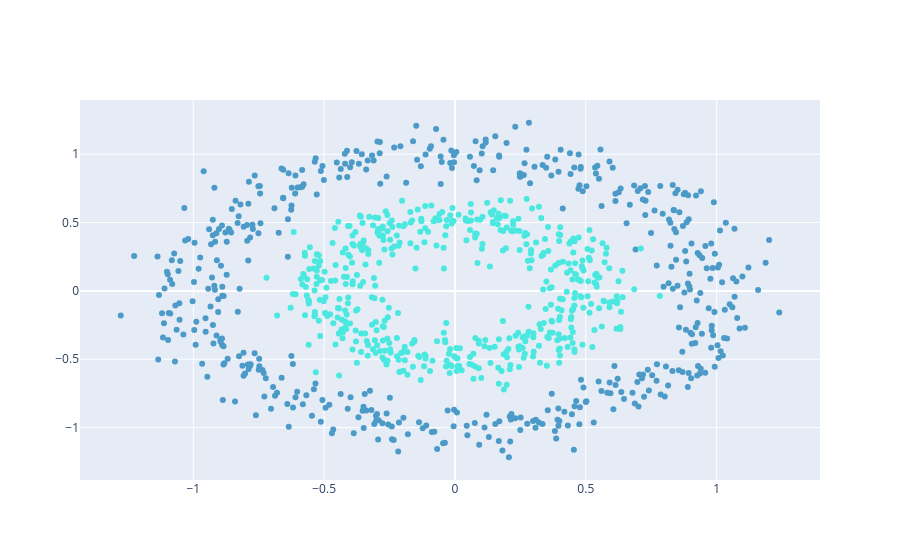

Source (notebook cell):
### Markdown cell above
* 2️⃣ Visualize the data

### Code cell
from plotly import graph_objects as go
color_chart = ["#4B9AC7", "#4BE8E0", "#9DD4F3", "#97FBF6", "#2A7FAF", "#23B1AB", "#0E3449", "#015955"]

fig = go.Figure(data=[
    go.Scatter(
        x=x[:, 0],
        y=x[:, 1],
        mode="markers",
        marker=dict(
            color=y.numpy(),
            colorscale=color_chart[0:2]
        ),
    )
])
fig.show()

### Figure 1 — Plotly figure (JSON) as saved in the notebook; plotly's stock layout.template omitted (floating-point values rounded to 4 significant figures; data arrays with more than 128 entries replaced by an {"elided": "..."} marker saying what was removed)
{"data": [{"marker": {"color": {"elided": "1000 int values"}, "colorscale": [[0, "#4B9AC7"], [1, "#4BE8E0"]]}, "mode": "markers", "type": "scatter", "x": {"elided": "1000 float values"}, "y": {"elided": "1000 float values"}}], "layout": {}}
